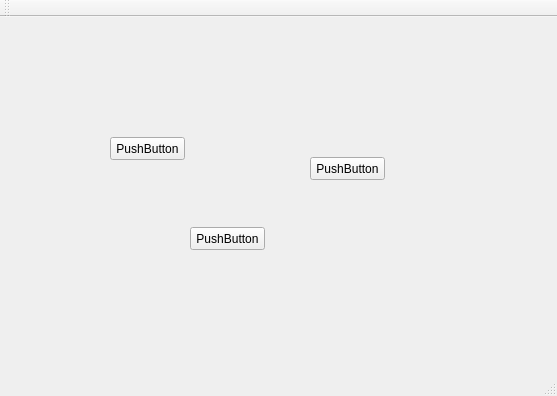
<?xml version="1.0" encoding="UTF-8"?>
<ui version="4.0">
 <class>MainWindow</class>
 <widget class="QMainWindow" name="MainWindow">
  <property name="geometry">
   <rect>
    <x>0</x>
    <y>0</y>
    <width>557</width>
    <height>396</height>
   </rect>
  </property>
  <property name="windowTitle">
   <string>MainWindow</string>
  </property>
  <widget class="QWidget" name="centralWidget">
   <widget class="QPushButton" name="pushButton">
    <property name="geometry">
     <rect>
      <x>310</x>
      <y>140</y>
      <width>75</width>
      <height>23</height>
     </rect>
    </property>
    <property name="text">
     <string>PushButton</string>
    </property>
   </widget>
   <widget class="QPushButton" name="pushButton_2">
    <property name="geometry">
     <rect>
      <x>110</x>
      <y>120</y>
      <width>75</width>
      <height>23</height>
     </rect>
    </property>
    <property name="text">
     <string>PushButton</string>
    </property>
   </widget>
   <widget class="QPushButton" name="pushButton_3">
    <property name="geometry">
     <rect>
      <x>190</x>
      <y>210</y>
      <width>75</width>
      <height>23</height>
     </rect>
    </property>
    <property name="text">
     <string>PushButton</string>
    </property>
   </widget>
  </widget>
  <widget class="QMenuBar" name="menuBar">
   <property name="geometry">
    <rect>
     <x>0</x>
     <y>0</y>
     <width>557</width>
     <height>23</height>
    </rect>
   </property>
  </widget>
  <widget class="QToolBar" name="mainToolBar">
   <attribute name="toolBarArea">
    <enum>TopToolBarArea</enum>
   </attribute>
   <attribute name="toolBarBreak">
    <bool>false</bool>
   </attribute>
  </widget>
  <widget class="QStatusBar" name="statusBar"/>
 </widget>
 <layoutdefault spacing="6" margin="11"/>
 <resources/>
 <connections/>
</ui>
